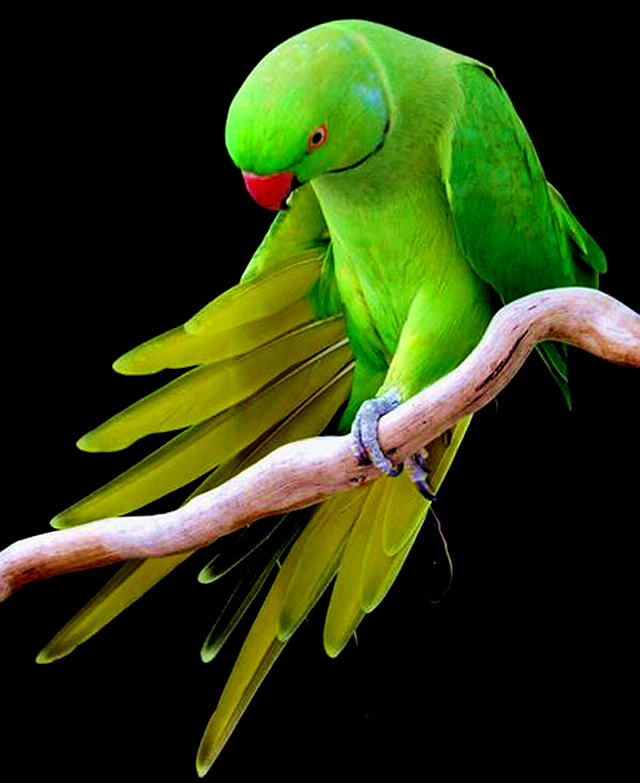
#> input picture Image Processing with Keras in Python/img_parrot.jpg, 640 x 783 px
$ python working_with_images2.py
#> lines starting #> are read from the running program, lines starting #| are printed output that depends on the picture
# -*- coding: utf-8 -*-
"""
Created on Thu Sep 12 09:05:29 2019

@author: jacqueline.cortez
Source:
https://iphton.github.io/iphton.github.io/Image-Processing-in-Python-Part-2/
https://github.com/iphton/DIP-In-Python
http://hongtuyet.blogspot.com/2013/06/con-vet-xanh.html #parrot image
https://en.wikipedia.org/wiki/Kernel_(image_processing)#Details
http://setosa.io/ev/image-kernels/
"""
import matplotlib.pyplot as plt                                #For creating charts
import numpy             as np                                 #For making operations in lists
from scipy.ndimage                   import gaussian_filter
from scipy.ndimage                   import median_filter
from scipy.signal                    import convolve2d         #For learning machine - deep learning
from skimage                         import exposure
from skimage                         import measure
from skimage.filters.thresholding    import threshold_otsu
from skimage.filters.thresholding    import threshold_local
from sklearn.cluster                 import KMeans


print("****************************************************")
print("** BEGIN                                          **")
print("****************************************************")
tema = "1. Intensity Transformation"; print("** %s\n" % tema)

file='img_parrot.jpg'
pic = plt.imread(file)
#> pic is the input picture: shape (783, 640, 3); mean R, G, B 44.3, 56.6, 17.4

#Negative transformation
negative = lambda rgb : 255-rgb
neg_pic = negative(pic)
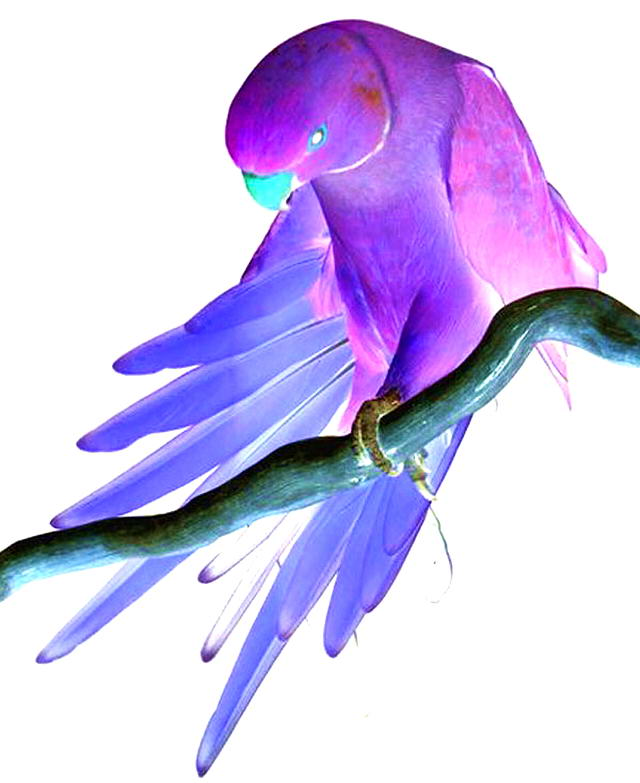
#> neg_pic: shape (783, 640, 3); mean R, G, B 210.7, 198.4, 237.6

#Log transformation
grayscale = lambda rgb : np.dot(rgb[... , :3] , [0.299 , 0.587, 0.114])
log_transform = lambda gray : (255/np.log(1+np.max(gray))) * np.log(1+gray)

log_pic = log_transform(grayscale(pic))
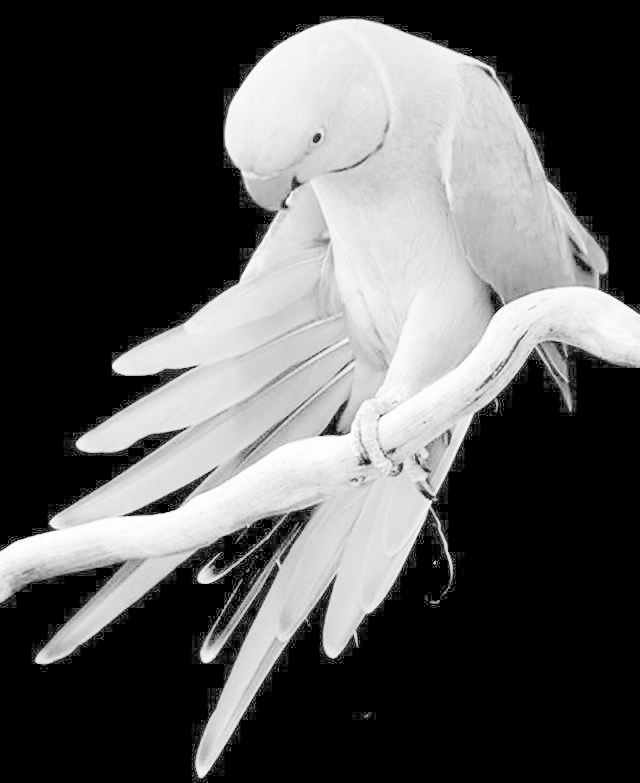
#> log_pic: shape (783, 640) float64; min 0, max 255, mean 87.7
'''
log transform
-> s = c*log(1+r)

So, we calculate constant c to estimate s
-> c = (L-1)/log(1+|I_max|)

'''
#Gamma transformation - Power Law Transform
"""
A gamma value, G < 1 is sometimes called an encoding gamma, and the process of encoding with this compressive power-law nonlinearity
is called gamma compression; Gamma values < 1 will shift the image towards the darker end of the spectrum.
Conversely, a gamma value G > 1 is called a decoding gamma and the application of the expansive power-law nonlinearity is called gamma
expansion. Gamma values > 1 will make the image appear lighter. A gamma value of G = 1 will have no effect on the input image.
"""
GAMMA_VALUE = 2.2 # Gamma < 1 ~ Dark  ;  Gamma > 1 ~ Bright
gamma_correction = lambda rgb: ((rgb/255) ** (1/GAMMA_VALUE))
gamma_pic = gamma_correction(pic)
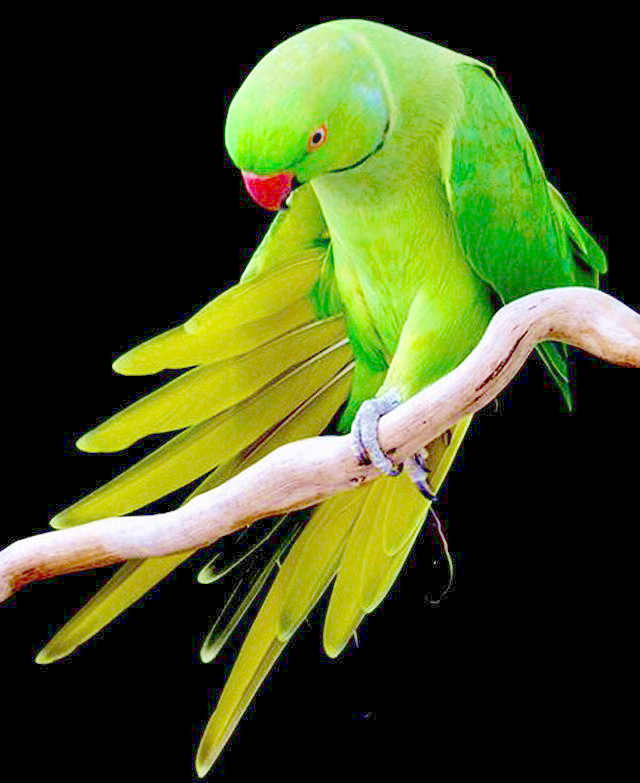
#> gamma_pic: shape (783, 640, 3) float64; mean R, G, B 0.259, 0.3, 0.123


#Plotting the transformations
plt.figure(figsize = (6,4))
plt.subplot(2,2,1)
plt.imshow(pic);
plt.axis('off');
plt.title('Original\nimage')

plt.subplot(2,2,2)
plt.imshow(neg_pic);
plt.axis('off');
plt.title('Negative\ntransformation')

plt.subplot(2,2,3)
plt.imshow(log_pic, cmap = plt.get_cmap(name = 'gray'));
plt.axis('off');
plt.title('Log\ntransformation')

plt.subplot(2,2,4)
plt.imshow(gamma_pic)
plt.axis('off');
plt.title('Gamma\ntransformation')

plt.suptitle(tema)
plt.subplots_adjust(left=None, bottom=0, right=None, top=0.8, wspace=0.4, hspace=0.4)
plt.show()
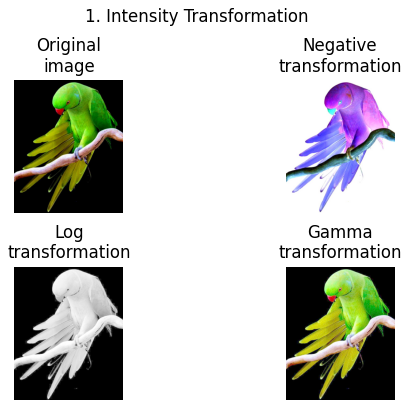
#> figure drawn by matplotlib, 4 panels


print("****************************************************")
tema = "2. Convolution"; print("** %s\n" % tema)

def Convolution(image, kernel):
    """
    Return a convoluted image in 3D
    """
    conv_bucket = []
    for d in range(image.ndim):
        conv_channel = convolve2d(image[:,:,d], kernel,  mode="same", boundary="symm")
        conv_bucket.append(conv_channel)
    return np.stack(conv_bucket, axis=2).astype("uint8")

# [48 lines left out: functions plot_transformation, sobel_transformation, scipy_ndimage_filter_3D, not called in this run]


#Working with differente kernel sizes
kernel_sizes = [9,15,30,60]

fig, axs = plt.subplots(nrows = 1, ncols = len(kernel_sizes), figsize=(12,5))
for k, ax in zip(kernel_sizes, axs):
    kernel = np.ones((k,k))
    kernel /= np.sum(kernel) #boxblur_kernel
    ax.imshow(Convolution(pic, kernel));
    ax.set_title("Convolved By Kernel: {}".format(k));
    ax.set_axis_off();
#> kernel: shape (60, 60) float64; every value is 0.000278

plt.suptitle(tema)
plt.subplots_adjust(left=None, bottom=0, right=None, top=0.8, wspace=0.4, hspace=None)
plt.show()
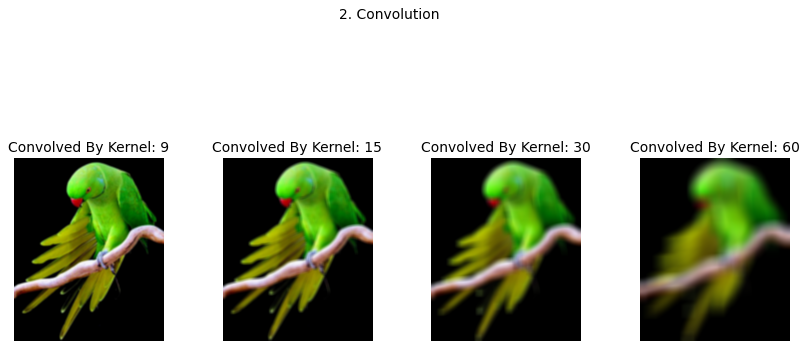
#> figure drawn by matplotlib, 4 panels


#Defining kernels to use
identity_kernel    = [[0,0,0],[0,1,0],[0,0,0]]
edge1_kernel       = [[1,0,-1],[0,0,0],[-1,0,1]]
edge2_kernel       = [[0,1,0],[1,-4,1],[0,1,0]]
edge3_kernel       = [[-1,-1,-1],[-1,8,-1],[-1,-1,-1]]
outline_kernel     = [[-1,-1,-1],[-1,8,-1],[-1,-1,-1]]
sharpen_kernel     = [[0,-1,0],[-1,5,-1],[0,-1,0]]
boxblur_kernel     = np.array([[1,1,1],[1,1,1],[1,1,1]])/9.0
gaussian_kernel    = np.array([[1,2,1],[2,4,2],[1,2,1]])/16

blur_kernel        = [[0.0625,0.125,0.0625],[0.125,0.25,0.125],[0.0625,0.125,0.0625]]
emboss_kernel      = [[-2,-1,0],[-1,1,1],[0,1,2]]
bottomsobel_kernel = [[-1,-2,-1],[0,0,0],[1,2,1]]
leftsobel_kernel   = [[1,0,-1],[2,0,-2],[1,0,-1]]
rightsobel_kernel  = [[-1,0,1],[-2,0,2],[-1,0,1]]
topsobel_kernel    = [[1,2,1],[0,0,0],[-1,-2,-1]]

file='img_crazycat.jpg'
#> (the run stopped early here; a loop or call above may not have finished)
